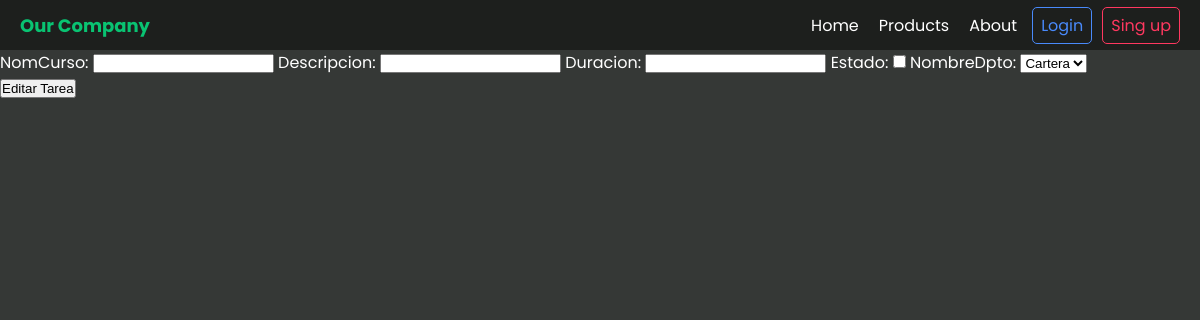
Before: /editar/2/ with the older database file.
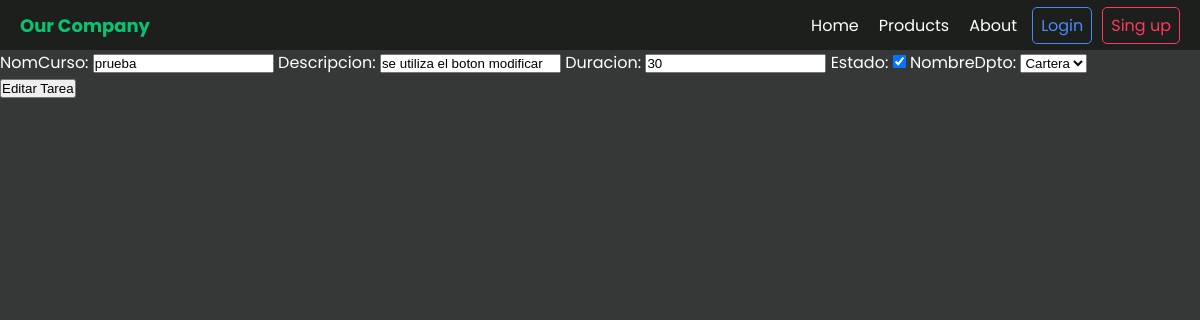
After: the same page with the newer database file.
### contenido/models.py (models this page shows, shortened)
class gestionCursos(models.Model):
    nomCurso=models.CharField(max_length=100)
    descripcion=models.CharField(max_length=1000)
    duracion=models.CharField(max_length=3)
    estado=models.BooleanField(default=False)
    nombreDpto=models.ForeignKey(Dpto, on_delete=models.CASCADE, null=False)

### contenido/views.py (the view)
# urls.py: path('editar/<int:curso_id>/', views.editar,name="editar"),
def editar(request,curso_id):
    Curso=gestionCursos.objects.get(id=curso_id)
    if request.method=="POST":
        form=agregarCurso(request.POST, instance=Curso)
        if form.is_valid():
            form.save()
        return redirect("home")
    else:
        form=agregarCurso(instance=Curso)
    context={"form":form}
    return render(request,"editar.html",context)

### contenido/forms.py
class agregarCurso(forms.ModelForm):
    class Meta:
        model= gestionCursos
        fields=('nomCurso','descripcion','duracion','estado','nombreDpto')

### contenido/models.py (called while the page is built)
    def __str__(self):
        return self.nombreDpto

### contenido/Templates/editar.html (shortened to what this page needs)
{% extends 'layout.html' %}
{% block content %}
<div class="container text-center">
    <form method="post">
        <div class="form-group">
            {{ form }}
        </div>
        <button type="submit"> Editar Tarea </button>
    </form>
</div>
{% endblock %}

Changed rows visible on the page:
changed gestionCursos: nomCurso (not shown) → "prueba"; descripcion (not shown) → "se utiliza el boton modificar"; duracion (not shown) → "30"; estado "☐" → "☑"
